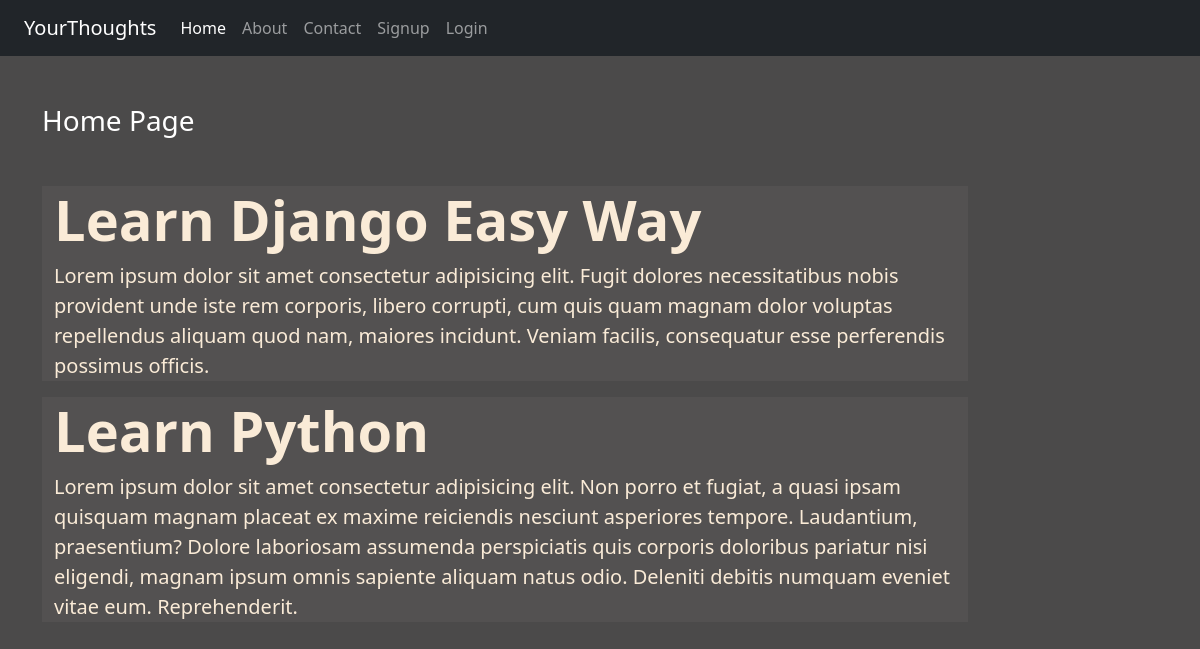
The page / on the database its author committed.
### blog/models.py (models this page shows)
class Post(models.Model):
    title = models.CharField(max_length=150)
    desc = models.TextField()   #For text area

### blog/views.py (the view)
# urls.py: 2. Add a URL to urlpatterns:  path('', views.home, name='home')
def home(request):
    posts = Post.objects.all()
    return render(request, 'blog/home.html', {'posts':posts})

### blog/templates/blog/home.html (shortened to what this page needs)
{% extends './base.html' %}
{% load static %}
{% block content %}
    <div class="col-sm-10">
        <h3 class="text-white my-5">Home Page</h3>
        {% if posts %}
            {% for post in posts %}
                <div class="jumbotron jumbotron-fluid jumbo-color">
                    <div class="container">
                        <h1 class="display-4 fw-bold">{{post.title}}</h1>
                        <p class="lead">{{post.desc}}</p>
                    </div>
                </div>
            {% endfor %}
        {% else %}
            <p class="alert alert-danger">No Data</p>
        {% endif %}
    </div>
{% endblock content %}

### blog/static/blog/css/style.css (style rules this page uses)
body { background-color: rgb(75, 74, 74); color: antiquewhite; }
.jumbo-color { background-color: rgb(83, 81, 81); }

### rows shown on the page
Post: title "Learn Django Easy Way", desc "Lorem ipsum dolor sit amet consectetur adipisicing elit. Fugit dolores necessitatibus nobis provident unde iste rem corporis, libero corrupti, cum quis quam magnam dolor voluptas repellendus aliquam quod nam, maiores incidunt. Veniam facilis, consequatur esse perferendis possimus officis."
Post: title "Learn Python", desc "Lorem ipsum dolor sit amet consectetur adipisicing elit. Non porro et fugiat, a quasi ipsam quisquam magnam placeat ex maxime reiciendis nesciunt asperiores tempore. Laudantium, praesentium? Dolore laboriosam assumenda perspiciatis quis corporis doloribus pariatur nisi eligendi, magnam ipsum omnis sapiente aliquam natus odio. Deleniti debitis numquam eveniet vitae eum. Reprehenderit."
